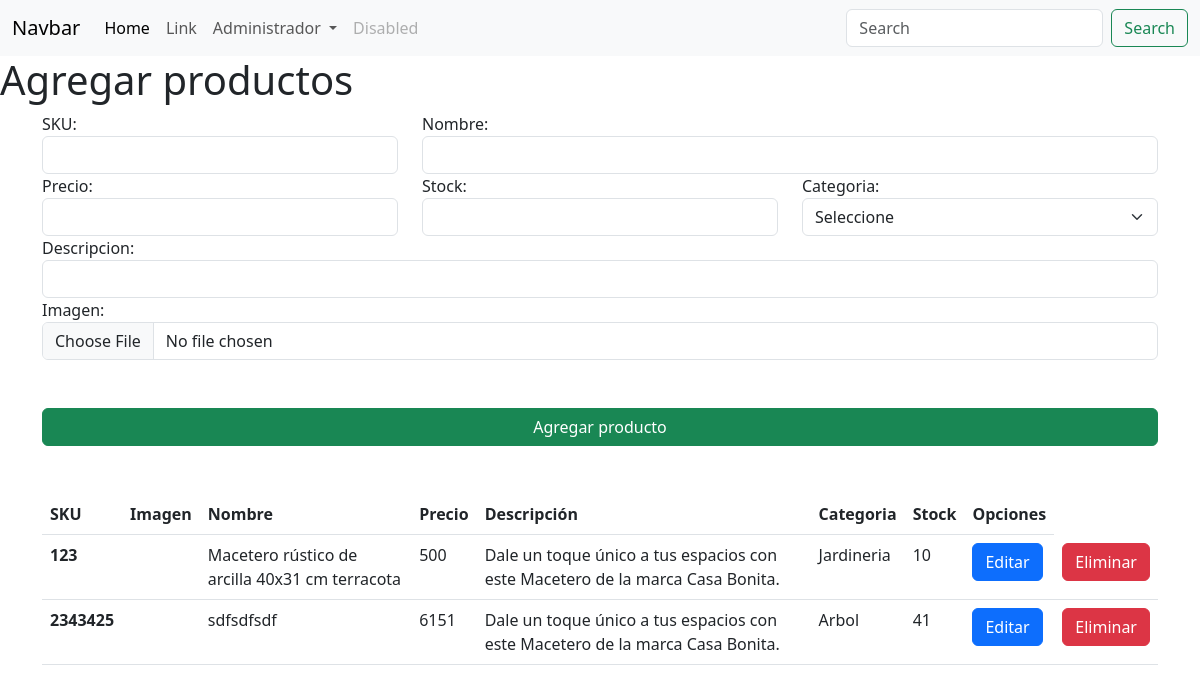
Page /agregarProducto on the earlier database version.
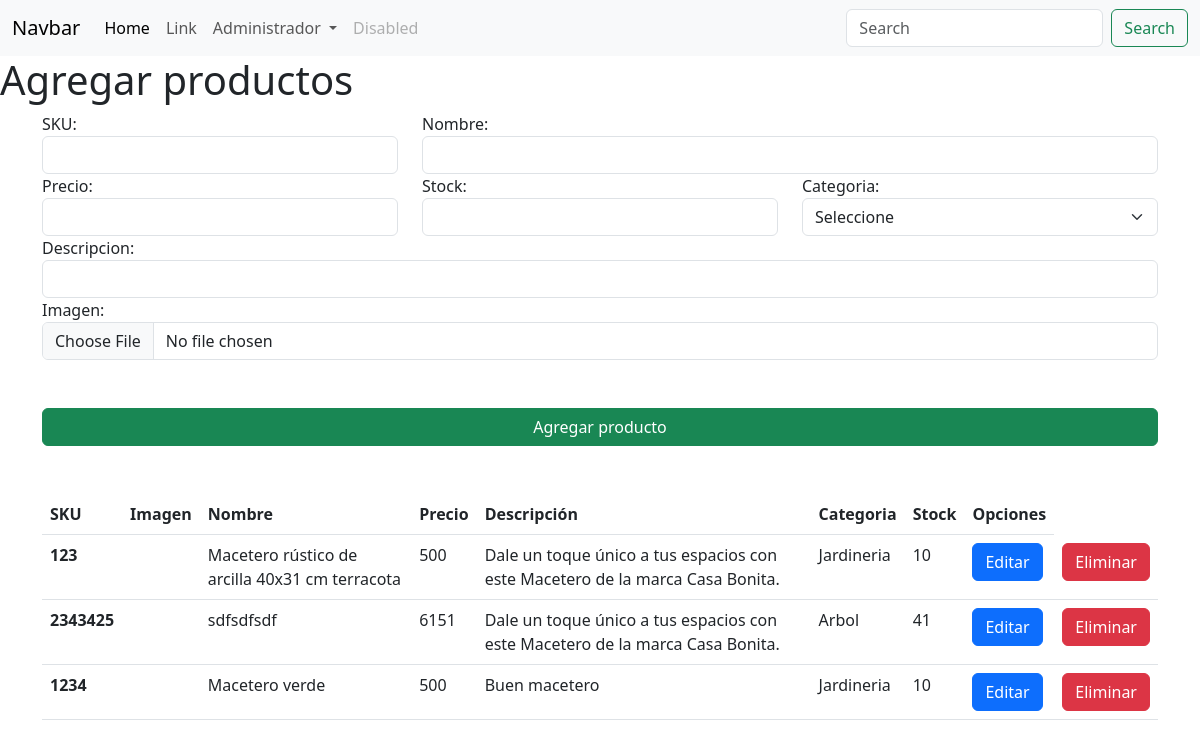
Same page on the later database version.
### apps/Tienda/models.py (models this page shows, shortened)
class Producto(models.Model):
    sku = models.CharField(primary_key=True,max_length=15)
    nombre = models.CharField(max_length=50)
    precio = models.IntegerField()
    stock = models.IntegerField()
    fecha = models.DateField(auto_now_add=True)
    descripcion = models.CharField(max_length=120)
    imagenUrl = models.ImageField(upload_to="imagenesProducto")
    categoriaId = models.ForeignKey(Categoria, on_delete=models.CASCADE)

class Categoria(models.Model):
    id_categoria = models.IntegerField(primary_key=True)
    nombre_categoria = models.CharField(max_length=22)

### apps/Tienda/views.py (the view)
# urls.py: path('agregarProducto',views.cargarAgregarProducto),
def cargarAgregarProducto(request):
    categorias = Categoria.objects.all()
    productos = Producto.objects.all()
    return render(request,"agregarProductos.html",{"cate":categorias,"prod":productos})

### apps/Tienda/templates/agregarProductos.html (shortened to what this page needs)
{% extends './base.html' %}
{% block body %}
    <h1>Agregar productos</h1>
    <div class="container">
        <form action="/agregarProductoForm" method="POST" enctype="multipart/form-data">{% csrf_token %}
            <div class="row">
                <div class="col-md-4">
                    <label for="txtSku">SKU:</label>
                    <input name="txtSku" id="txtSku" type="text" class="form-control">
                </div>
                <div class="col-md-8">
                    <label for="txtnombre">Nombre:</label>
                    <input name="txtnombre" id="txtnombre" type="text" class="form-control">
                </div>
                <div class="col-md-4">
                    <label for="txtprecio">Precio:</label>
                    <input name="txtprecio" id="txtprecio" type="text" class="form-control">
                </div>
                <div class="col-md-4">
                    <label for="txtStock">Stock:</label>
                    <input name="txtStock" id="txtStock" type="text" class="form-control">
                </div>
                <div class="col-md-4">
                    <label for="cmbCategoria">Categoria:</label>
                    <select id="cmbCategoria" name="cmbCategoria" class="form-select" aria-label="Default select example">
                        <option disabled selected>Seleccione</option>
                      </select>
                </div>
                <div class="col-md-12">
                    <label for="txtDescripcion">Descripcion:</label>
                    <input name="txtDescripcion" id="txtDescripcion" type="text" class="form-control">
                </div>
                <div class="col-md-12">
                    <label for="txtImagen">Imagen:</label>
                    <input name="txtImagen" id="txtImagen" type="file" class="form-control">
                </div>
            </div>
            <button class="btn btn-success mt-5 w-100">Agregar producto</button>
        </form>
    </div>
    <div class="container mt-5">
        <table class="table">
            <thead>
              <tr>
                <th scope="col">SKU</th>
                <th scope="col">Imagen</th>
                <th scope="col">Nombre</th>
                <th scope="col">Precio</th>
                <th scope="col">Descripción</th>
                <th scope="col">Categoria</th>
                <th scope="col">Stock</th>
                <th scope="col">Opciones</th>
              </tr>
            </thead>
            <tbody>
                {% for p in prod %}
              <tr>
                <th scope="row">{{p.sku}}</th>
                <td><img src="{{p.imagenUrl.url}}" alt="" height="50"></td>
                <td>{{p.nombre}}</td>
                <td>{{p.precio}}</td>
                <td>{{p.descripcion}}</td>
                <td>{{p.categoriaId.nombre_categoria}}</td>
                <td>{{p.stock}}</td>
                <td><a href="editarProducto/{{p.sku}}" class="btn btn-primary">Editar</a></td>
                <td><a href="eliminarProducto/{{p.sku}}" class="btn btn-danger">Eliminar</a></td>
              </tr>
                {% endfor %}
            </tbody>
          </table>
    </div>
{% endblock %}

Differences in the rows shown:
added Producto: sku "1234", nombre "Macetero verde", precio "500", descripcion "Buen macetero", categoriaId.nombre_categoria "Jardineria", stock "10"
